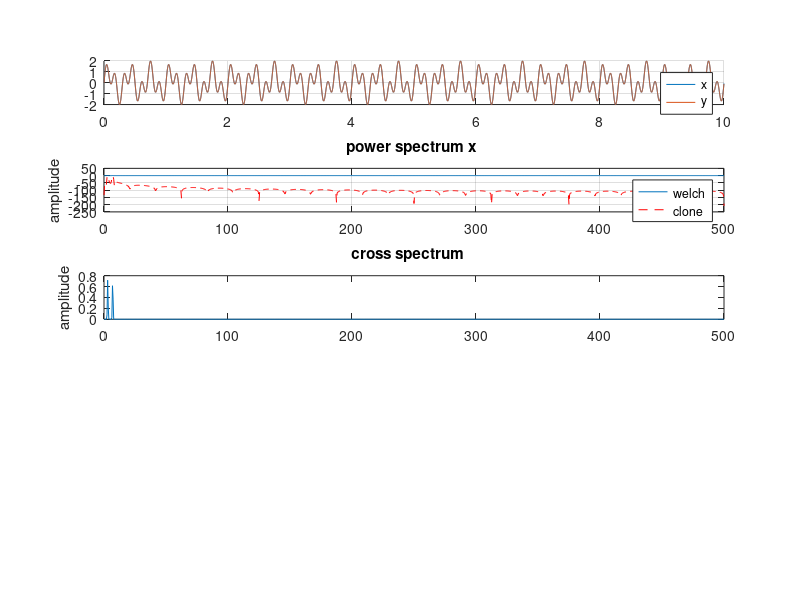
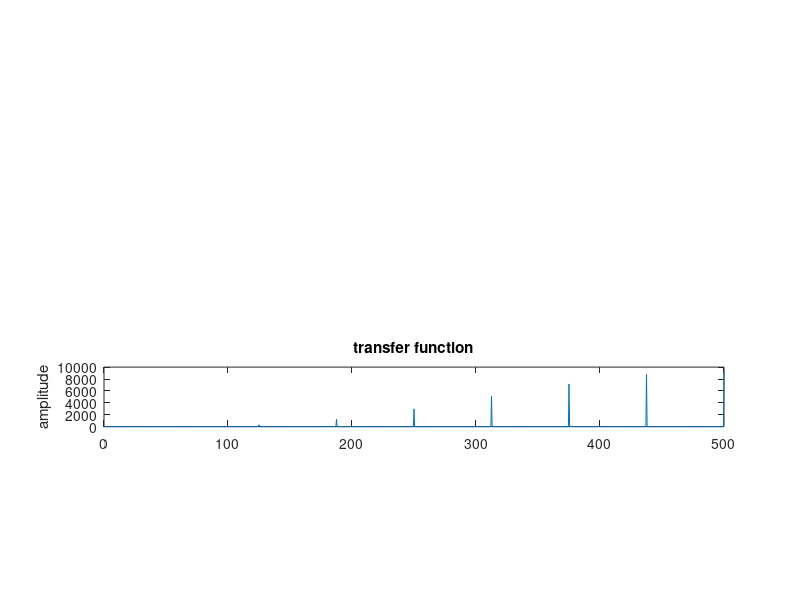
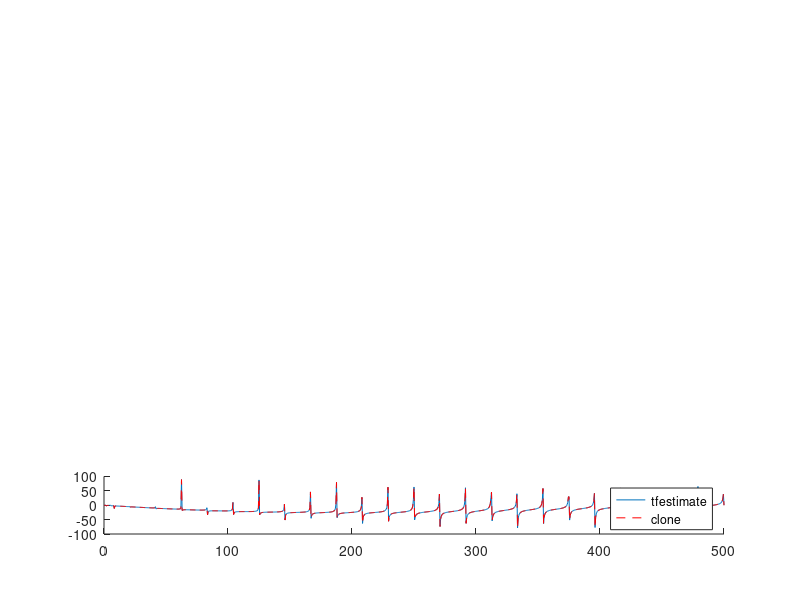

Write MATLAB code to recreate these figures, in order.
clear all
close all
clc

fs = 1000;
n    = 10000;
w    = 2000;
o    = w/2;
win  = hamming(w);
k    = (o - w + n) / o;
nfft = 2048;
pcf = 1 / (fs*sum(win.^2));

t = 0:1/fs:10-1/fs;
x = sin(2*pi*3*t) + sin(2*pi*7*t);% + randn(size(t));
[b,a] = butter(2,0.5);
y = filter(b,a,x);

% preallocate the space for the psd results
mypsd = zeros(nfft/2+1, k);
mycsd = zeros(nfft/2+1, k);
% step 1: loop through the data, 512 points at a time, with 256 points overlap
for i = 0:k-1
    % step 2: apply a hamming window
    temp1 = x(1+o*i:w+i*o)'.*win;
    temp2 = y(1+o*i:w+i*o)'.*win;
    % step 3: calculate FFT and take just the first half
    temp1 = fft(temp1,nfft);
    temp2 = fft(temp2,nfft);
    % step 4: calculate the "periodogram" by taking the absolute value squared
    temp2 = temp1 .* conj(temp2);
    temp1 = abs(temp1).^2;
    % save the results in the storage variable
    mypsd(:, i+1) = temp1(1:(nfft/2+1));   
    mycsd(:, i+1) = temp2(1:(nfft/2+1));   
end
% step 5: take the average of all the periodograms
mypsd = mean(mypsd,2);
mycsd = mean(mycsd,2);
% normalizing factor
mypsd = mypsd * pcf;
mycsd = mycsd * pcf;
% ignore the DC and Nyquist value
mypsd(2:end-1) = mypsd(2:end-1) * 2;
mycsd(2:end-1) = mycsd(2:end-1) * 2;
% find tfe
mytfe = conj(mycsd) ./ mypsd;
% find freqs
f = 0:fs/nfft:fs/2;

figure
subplot(5,1,1)
hold on
plot(t,x)
plot(t,y)
legend('x','y')
grid on

subplot(5,1,2)
pwelch(x, win, [], nfft, fs);
hold on
plot(f, 10*log10(mypsd),'r--');
legend('welch','clone')
grid on

subplot(5,1,3)
cpsd(x, y, win, [], nfft, fs);
hold on
plot(f, 10*log10(abs(mycsd)),'r--');
legend('cpsd','clone')
grid on

subplot(5,1,4)
tfestimate(x, y, win, [], nfft, fs)
hold on
plot(f, 20*log10(abs(mytfe)),'r--')

subplot(5,1,5)
hold on
txy = tfestimate(x, y, win, [], nfft, fs);
plot(f, 180/pi*angle(txy))
plot(f, 180/pi*angle(mytfe),'r--')
legend('tfestimate','clone')


